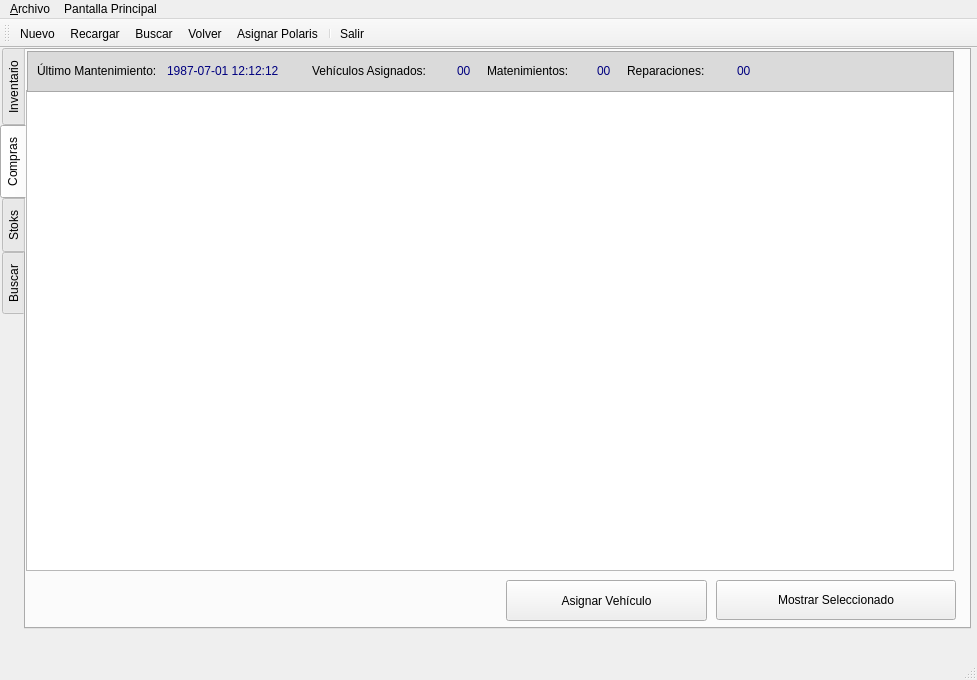
<?xml version="1.0" encoding="UTF-8"?>
<ui version="4.0">
 <class>frmCliente</class>
 <widget class="QMainWindow" name="frmCliente">
  <property name="geometry">
   <rect>
    <x>0</x>
    <y>0</y>
    <width>977</width>
    <height>680</height>
   </rect>
  </property>
  <property name="acceptDrops">
   <bool>true</bool>
  </property>
  <property name="windowTitle">
   <string>Clientes</string>
  </property>
  <property name="windowIcon">
   <iconset resource="polaris.qrc">
    <normaloff>:/Icons/icons/gear.png</normaloff>:/Icons/icons/gear.png</iconset>
  </property>
  <property name="documentMode">
   <bool>false</bool>
  </property>
  <property name="tabShape">
   <enum>QTabWidget::Rounded</enum>
  </property>
  <widget class="QWidget" name="centralwidget">
   <widget class="QTabWidget" name="tab_inventario">
    <property name="geometry">
     <rect>
      <x>0</x>
      <y>0</y>
      <width>971</width>
      <height>581</height>
     </rect>
    </property>
    <property name="toolTip">
     <string notr="true"/>
    </property>
    <property name="styleSheet">
     <string notr="true"/>
    </property>
    <property name="tabPosition">
     <enum>QTabWidget::West</enum>
    </property>
    <property name="currentIndex">
     <number>1</number>
    </property>
    <property name="iconSize">
     <size>
      <width>16</width>
      <height>16</height>
     </size>
    </property>
    <property name="documentMode">
     <bool>false</bool>
    </property>
    <property name="tabsClosable">
     <bool>false</bool>
    </property>
    <property name="movable">
     <bool>true</bool>
    </property>
    <widget class="QWidget" name="tab_formulario">
     <attribute name="icon">
      <iconset resource="polaris.qrc">
       <normaloff>:/Icons/icons/format_list_ordered.png</normaloff>:/Icons/icons/format_list_ordered.png</iconset>
     </attribute>
     <attribute name="title">
      <string>Inventario</string>
     </attribute>
     <widget class="QFrame" name="frame">
      <property name="geometry">
       <rect>
        <x>9</x>
        <y>1</y>
        <width>841</width>
        <height>41</height>
       </rect>
      </property>
      <property name="styleSheet">
       <string notr="true">border-width: 2px;
border-radius: 10px;
border-color: black;
background-color: rgb(173, 173, 173);</string>
      </property>
      <property name="frameShape">
       <enum>QFrame::StyledPanel</enum>
      </property>
      <property name="frameShadow">
       <enum>QFrame::Raised</enum>
      </property>
      <widget class="QLabel" name="lbl_ruca">
       <property name="geometry">
        <rect>
         <x>290</x>
         <y>10</y>
         <width>40</width>
         <height>20</height>
        </rect>
       </property>
       <property name="text">
        <string>RUC:</string>
       </property>
      </widget>
      <widget class="QLabel" name="lbl_fecha_registroa">
       <property name="geometry">
        <rect>
         <x>5</x>
         <y>10</y>
         <width>131</width>
         <height>20</height>
        </rect>
       </property>
       <property name="styleSheet">
        <string notr="true"/>
       </property>
       <property name="text">
        <string>Fecha de Registro:</string>
       </property>
      </widget>
      <widget class="QLabel" name="lbl_fecha_registrob">
       <property name="geometry">
        <rect>
         <x>130</x>
         <y>10</y>
         <width>151</width>
         <height>20</height>
        </rect>
       </property>
       <property name="toolTip">
        <string>Fecha de Registro en el sistema</string>
       </property>
       <property name="text">
        <string>&lt;html&gt;&lt;head/&gt;&lt;body&gt;&lt;p&gt;&lt;span style=&quot; font-style:italic; color:#00007f;&quot;&gt;1987-07-01 12:12:12&lt;/span&gt;&lt;/p&gt;&lt;/body&gt;&lt;/html&gt;</string>
       </property>
      </widget>
      <widget class="QLabel" name="lbl_rucb">
       <property name="geometry">
        <rect>
         <x>320</x>
         <y>10</y>
         <width>120</width>
         <height>20</height>
        </rect>
       </property>
       <property name="toolTip">
        <string>Ruc del cliente</string>
       </property>
       <property name="text">
        <string>&lt;html&gt;&lt;head/&gt;&lt;body&gt;&lt;p&gt;&lt;span style=&quot; color:#00007f;&quot;&gt;1722919725001&lt;/span&gt;&lt;/p&gt;&lt;/body&gt;&lt;/html&gt;</string>
       </property>
      </widget>
      <widget class="QLabel" name="lbl_vehiculosa_2">
       <property name="geometry">
        <rect>
         <x>514</x>
         <y>9</y>
         <width>30</width>
         <height>20</height>
        </rect>
       </property>
       <property name="toolTip">
        <string>Numero de vehiculos del cliente</string>
       </property>
       <property name="text">
        <string>&lt;html&gt;&lt;head/&gt;&lt;body&gt;&lt;p align=&quot;right&quot;&gt;&lt;span style=&quot; color:#00007f;&quot;&gt;00&lt;/span&gt;&lt;/p&gt;&lt;/body&gt;&lt;/html&gt;</string>
       </property>
      </widget>
      <widget class="QLabel" name="lbl_vehiculosa">
       <property name="geometry">
        <rect>
         <x>440</x>
         <y>9</y>
         <width>80</width>
         <height>20</height>
        </rect>
       </property>
       <property name="text">
        <string>Vehículos:</string>
       </property>
      </widget>
      <widget class="QLabel" name="lbl_facturasa">
       <property name="geometry">
        <rect>
         <x>550</x>
         <y>10</y>
         <width>80</width>
         <height>20</height>
        </rect>
       </property>
       <property name="text">
        <string>Facturas:</string>
       </property>
      </widget>
      <widget class="QLabel" name="lbl_facturasa_2">
       <property name="geometry">
        <rect>
         <x>617</x>
         <y>10</y>
         <width>30</width>
         <height>20</height>
        </rect>
       </property>
       <property name="toolTip">
        <string>Numero de facturas del cliente</string>
       </property>
       <property name="text">
        <string>&lt;html&gt;&lt;head/&gt;&lt;body&gt;&lt;p align=&quot;right&quot;&gt;&lt;span style=&quot; color:#00007f;&quot;&gt;00&lt;/span&gt;&lt;/p&gt;&lt;/body&gt;&lt;/html&gt;</string>
       </property>
      </widget>
      <widget class="QLabel" name="lbl_contactoa">
       <property name="geometry">
        <rect>
         <x>660</x>
         <y>10</y>
         <width>80</width>
         <height>20</height>
        </rect>
       </property>
       <property name="text">
        <string>Contacto:</string>
       </property>
      </widget>
      <widget class="QLabel" name="lbl_contactob">
       <property name="geometry">
        <rect>
         <x>740</x>
         <y>10</y>
         <width>91</width>
         <height>20</height>
        </rect>
       </property>
       <property name="toolTip">
        <string>Numero de contacto del cliente</string>
       </property>
       <property name="text">
        <string>&lt;html&gt;&lt;head/&gt;&lt;body&gt;&lt;p&gt;&lt;span style=&quot; color:#00007f;&quot;&gt;09-92936569&lt;/span&gt;&lt;/p&gt;&lt;/body&gt;&lt;/html&gt;</string>
       </property>
      </widget>
     </widget>
     <widget class="QLabel" name="lbl_observaciones">
      <property name="geometry">
       <rect>
        <x>10</x>
        <y>250</y>
        <width>111</width>
        <height>17</height>
       </rect>
      </property>
      <property name="text">
       <string>Observaciones:</string>
      </property>
     </widget>
     <widget class="QPushButton" name="btn_guardar">
      <property name="geometry">
       <rect>
        <x>370</x>
        <y>530</y>
        <width>111</width>
        <height>40</height>
       </rect>
      </property>
      <property name="text">
       <string>Guardar</string>
      </property>
      <property name="icon">
       <iconset resource="polaris.qrc">
        <normaloff>:/Icons/icons/filesave.png</normaloff>:/Icons/icons/filesave.png</iconset>
      </property>
     </widget>
     <widget class="QPushButton" name="btn_cancelar">
      <property name="geometry">
       <rect>
        <x>250</x>
        <y>530</y>
        <width>111</width>
        <height>40</height>
       </rect>
      </property>
      <property name="text">
       <string>Cancelar</string>
      </property>
      <property name="icon">
       <iconset>
        <normaloff>:/Icons/icons/button_cancel.png</normaloff>
        <normalon>:/Icons/icons/mail_delete.png</normalon>:/Icons/icons/button_cancel.png</iconset>
      </property>
     </widget>
     <widget class="QPushButton" name="btn_copiar">
      <property name="geometry">
       <rect>
        <x>130</x>
        <y>530</y>
        <width>111</width>
        <height>40</height>
       </rect>
      </property>
      <property name="text">
       <string>Copiar</string>
      </property>
      <property name="icon">
       <iconset>
        <normaloff>:/Icons/icons/document_multiple.png</normaloff>
        <normalon>:/Icons/icons/editpaste.png</normalon>:/Icons/icons/document_multiple.png</iconset>
      </property>
     </widget>
     <widget class="QPushButton" name="btn_nuevo">
      <property name="geometry">
       <rect>
        <x>10</x>
        <y>530</y>
        <width>111</width>
        <height>40</height>
       </rect>
      </property>
      <property name="text">
       <string>Nuevo</string>
      </property>
      <property name="icon">
       <iconset>
        <normalon>:/Icons/icons/filenew.png</normalon>
       </iconset>
      </property>
     </widget>
     <widget class="QTextEdit" name="rtxt_observaciones">
      <property name="geometry">
       <rect>
        <x>10</x>
        <y>270</y>
        <width>671</width>
        <height>61</height>
       </rect>
      </property>
      <property name="toolTip">
       <string>Sirve para especificar fecha de entrega de factura entre otras</string>
      </property>
     </widget>
     <widget class="QPushButton" name="btn_home">
      <property name="geometry">
       <rect>
        <x>860</x>
        <y>0</y>
        <width>70</width>
        <height>70</height>
       </rect>
      </property>
      <property name="toolTip">
       <string>Regreasar al Panel de Control</string>
      </property>
      <property name="text">
       <string/>
      </property>
      <property name="icon">
       <iconset>
        <normalon>:/Icons/icons/folder_home2.png</normalon>
       </iconset>
      </property>
      <property name="iconSize">
       <size>
        <width>56</width>
        <height>56</height>
       </size>
      </property>
     </widget>
     <widget class="QPushButton" name="btn_primero">
      <property name="geometry">
       <rect>
        <x>17</x>
        <y>50</y>
        <width>41</width>
        <height>41</height>
       </rect>
      </property>
      <property name="toolTip">
       <string comment="Primer Registro">Primer registro</string>
      </property>
      <property name="text">
       <string/>
      </property>
      <property name="icon">
       <iconset>
        <normalon>:/Icons/icons/start.png</normalon>
       </iconset>
      </property>
      <property name="iconSize">
       <size>
        <width>32</width>
        <height>32</height>
       </size>
      </property>
      <property name="autoDefault">
       <bool>false</bool>
      </property>
      <property name="default">
       <bool>false</bool>
      </property>
      <property name="flat">
       <bool>true</bool>
      </property>
     </widget>
     <widget class="QPushButton" name="btn_anterior">
      <property name="geometry">
       <rect>
        <x>67</x>
        <y>50</y>
        <width>41</width>
        <height>41</height>
       </rect>
      </property>
      <property name="toolTip">
       <string>Registro anterior</string>
      </property>
      <property name="text">
       <string/>
      </property>
      <property name="icon">
       <iconset>
        <normalon>:/Icons/icons/previous.png</normalon>
       </iconset>
      </property>
      <property name="iconSize">
       <size>
        <width>32</width>
        <height>32</height>
       </size>
      </property>
      <property name="autoDefault">
       <bool>false</bool>
      </property>
      <property name="default">
       <bool>false</bool>
      </property>
      <property name="flat">
       <bool>true</bool>
      </property>
     </widget>
     <widget class="QPushButton" name="btn_siguiente">
      <property name="geometry">
       <rect>
        <x>157</x>
        <y>50</y>
        <width>41</width>
        <height>41</height>
       </rect>
      </property>
      <property name="toolTip">
       <string>Siguiente registro</string>
      </property>
      <property name="text">
       <string/>
      </property>
      <property name="icon">
       <iconset>
        <normalon>:/Icons/icons/forward.png</normalon>
       </iconset>
      </property>
      <property name="iconSize">
       <size>
        <width>32</width>
        <height>32</height>
       </size>
      </property>
      <property name="autoDefault">
       <bool>false</bool>
      </property>
      <property name="default">
       <bool>false</bool>
      </property>
      <property name="flat">
       <bool>true</bool>
      </property>
     </widget>
     <widget class="QPushButton" name="btn_ultimo">
      <property name="geometry">
       <rect>
        <x>207</x>
        <y>50</y>
        <width>41</width>
        <height>41</height>
       </rect>
      </property>
      <property name="toolTip">
       <string>Último Registro</string>
      </property>
      <property name="text">
       <string/>
      </property>
      <property name="icon">
       <iconset>
        <normalon>:/Icons/icons/finish.png</normalon>
       </iconset>
      </property>
      <property name="iconSize">
       <size>
        <width>32</width>
        <height>32</height>
       </size>
      </property>
      <property name="autoDefault">
       <bool>false</bool>
      </property>
      <property name="default">
       <bool>false</bool>
      </property>
      <property name="flat">
       <bool>true</bool>
      </property>
     </widget>
     <widget class="QPushButton" name="btn_recargar">
      <property name="geometry">
       <rect>
        <x>117</x>
        <y>50</y>
        <width>41</width>
        <height>41</height>
       </rect>
      </property>
      <property name="toolTip">
       <string>Recargar</string>
      </property>
      <property name="text">
       <string/>
      </property>
      <property name="icon">
       <iconset>
        <normalon>:/Icons/icons/reload.png</normalon>
       </iconset>
      </property>
      <property name="iconSize">
       <size>
        <width>40</width>
        <height>40</height>
       </size>
      </property>
      <property name="autoDefault">
       <bool>false</bool>
      </property>
      <property name="default">
       <bool>false</bool>
      </property>
      <property name="flat">
       <bool>true</bool>
      </property>
     </widget>
     <widget class="QFrame" name="frame_2">
      <property name="geometry">
       <rect>
        <x>9</x>
        <y>50</y>
        <width>251</width>
        <height>40</height>
       </rect>
      </property>
      <property name="styleSheet">
       <string notr="true">border-width: 2px;
border-radius: 10px;
border-color: black;
background-color: rgb(173, 173, 173);</string>
      </property>
      <property name="frameShape">
       <enum>QFrame::StyledPanel</enum>
      </property>
      <property name="frameShadow">
       <enum>QFrame::Raised</enum>
      </property>
     </widget>
     <widget class="QPushButton" name="btn_eliminar">
      <property name="geometry">
       <rect>
        <x>820</x>
        <y>530</y>
        <width>111</width>
        <height>40</height>
       </rect>
      </property>
      <property name="styleSheet">
       <string notr="true">color: rgb(255, 0, 0);

</string>
      </property>
      <property name="text">
       <string>Eliminar</string>
      </property>
      <property name="icon">
       <iconset>
        <normaloff>:/Icons/icons/button_cancel.png</normaloff>
        <normalon>:/Icons/icons/user_trash.png</normalon>:/Icons/icons/button_cancel.png</iconset>
      </property>
     </widget>
     <widget class="QLabel" name="lbl_nombre">
      <property name="geometry">
       <rect>
        <x>181</x>
        <y>100</y>
        <width>101</width>
        <height>17</height>
       </rect>
      </property>
      <property name="text">
       <string>Descripcion</string>
      </property>
     </widget>
     <widget class="QLineEdit" name="txt_nombre">
      <property name="geometry">
       <rect>
        <x>130</x>
        <y>120</y>
        <width>550</width>
        <height>27</height>
       </rect>
      </property>
      <property name="toolTip">
       <string>Ingrese el nombre del cliente</string>
      </property>
     </widget>
     <widget class="QLabel" name="lbl_ruc">
      <property name="geometry">
       <rect>
        <x>10</x>
        <y>100</y>
        <width>101</width>
        <height>17</height>
       </rect>
      </property>
      <property name="text">
       <string>Código</string>
      </property>
     </widget>
     <widget class="QLineEdit" name="txt_ruc">
      <property name="geometry">
       <rect>
        <x>10</x>
        <y>120</y>
        <width>110</width>
        <height>27</height>
       </rect>
      </property>
      <property name="toolTip">
       <string>Ingrese numero de ruc del cliente</string>
      </property>
      <property name="styleSheet">
       <string notr="true">background-color: rgb(224, 234, 255);</string>
      </property>
     </widget>
     <widget class="QLabel" name="lbl_email">
      <property name="geometry">
       <rect>
        <x>690</x>
        <y>150</y>
        <width>101</width>
        <height>16</height>
       </rect>
      </property>
      <property name="text">
       <string>Email:</string>
      </property>
     </widget>
     <widget class="QLineEdit" name="txt_email">
      <property name="geometry">
       <rect>
        <x>690</x>
        <y>170</y>
        <width>191</width>
        <height>26</height>
       </rect>
      </property>
      <property name="toolTip">
       <string>Ingrese email del cliente</string>
      </property>
     </widget>
     <widget class="QLineEdit" name="txt_direccion">
      <property name="geometry">
       <rect>
        <x>10</x>
        <y>170</y>
        <width>671</width>
        <height>26</height>
       </rect>
      </property>
      <property name="toolTip">
       <string>Ingrese direccion del cliente</string>
      </property>
     </widget>
     <widget class="QLabel" name="lbl_direccion">
      <property name="geometry">
       <rect>
        <x>11</x>
        <y>150</y>
        <width>101</width>
        <height>16</height>
       </rect>
      </property>
      <property name="text">
       <string>Dirección:</string>
      </property>
     </widget>
     <widget class="QLabel" name="lbl_telefono">
      <property name="geometry">
       <rect>
        <x>12</x>
        <y>200</y>
        <width>101</width>
        <height>16</height>
       </rect>
      </property>
      <property name="text">
       <string>Teléfono:</string>
      </property>
     </widget>
     <widget class="QLineEdit" name="txt_telefono">
      <property name="geometry">
       <rect>
        <x>9</x>
        <y>220</y>
        <width>163</width>
        <height>26</height>
       </rect>
      </property>
      <property name="toolTip">
       <string>Ingrese numero del cliente</string>
      </property>
     </widget>
     <widget class="QLabel" name="lbl_clientes_gelvs">
      <property name="geometry">
       <rect>
        <x>360</x>
        <y>50</y>
        <width>191</width>
        <height>31</height>
       </rect>
      </property>
      <property name="toolTip">
       <string/>
      </property>
      <property name="text">
       <string>&lt;html&gt;&lt;head/&gt;&lt;body&gt;&lt;p align=&quot;center&quot;&gt;&lt;span style=&quot; font-size:16pt; font-weight:600; color:#005500;&quot;&gt;Inventario&lt;/span&gt;&lt;/p&gt;&lt;/body&gt;&lt;/html&gt;</string>
      </property>
     </widget>
     <widget class="QComboBox" name="cmb_contacto">
      <property name="geometry">
       <rect>
        <x>689</x>
        <y>121</y>
        <width>190</width>
        <height>27</height>
       </rect>
      </property>
      <property name="toolTip">
       <string>Contactos</string>
      </property>
      <item>
       <property name="text">
        <string>Eduardo Villota</string>
       </property>
      </item>
     </widget>
     <widget class="QLabel" name="lbl_contacto">
      <property name="geometry">
       <rect>
        <x>689</x>
        <y>101</y>
        <width>81</width>
        <height>17</height>
       </rect>
      </property>
      <property name="text">
       <string>Contacto:</string>
      </property>
     </widget>
     <widget class="QPushButton" name="btn_buscar_contacto">
      <property name="geometry">
       <rect>
        <x>880</x>
        <y>121</y>
        <width>51</width>
        <height>27</height>
       </rect>
      </property>
      <property name="toolTip">
       <string>Ver o buscar un contacto</string>
      </property>
      <property name="text">
       <string/>
      </property>
      <property name="icon">
       <iconset resource="polaris.qrc">
        <normaloff>:/Icons/icons/edit_find.png</normaloff>:/Icons/icons/edit_find.png</iconset>
      </property>
     </widget>
     <widget class="QLabel" name="label_20">
      <property name="geometry">
       <rect>
        <x>1380</x>
        <y>450</y>
        <width>101</width>
        <height>17</height>
       </rect>
      </property>
      <property name="text">
       <string>Email:</string>
      </property>
     </widget>
     <widget class="QLabel" name="lbl_fax">
      <property name="geometry">
       <rect>
        <x>183</x>
        <y>200</y>
        <width>101</width>
        <height>16</height>
       </rect>
      </property>
      <property name="text">
       <string>Fax:</string>
      </property>
     </widget>
     <widget class="QLineEdit" name="txt_fax">
      <property name="geometry">
       <rect>
        <x>180</x>
        <y>220</y>
        <width>163</width>
        <height>26</height>
       </rect>
      </property>
      <property name="toolTip">
       <string>Ingrese el fax del cliente</string>
      </property>
     </widget>
     <widget class="QLabel" name="lbl_provincia">
      <property name="geometry">
       <rect>
        <x>354</x>
        <y>200</y>
        <width>81</width>
        <height>16</height>
       </rect>
      </property>
      <property name="text">
       <string>Provincia:</string>
      </property>
     </widget>
     <widget class="QComboBox" name="cmb_provincia">
      <property name="geometry">
       <rect>
        <x>354</x>
        <y>220</y>
        <width>160</width>
        <height>26</height>
       </rect>
      </property>
      <property name="toolTip">
       <string>Provincias</string>
      </property>
      <item>
       <property name="text">
        <string>Bolivar</string>
       </property>
      </item>
      <item>
       <property name="text">
        <string>Cañar</string>
       </property>
      </item>
      <item>
       <property name="text">
        <string>Chimborazo</string>
       </property>
      </item>
      <item>
       <property name="text">
        <string>Cotopaxi</string>
       </property>
      </item>
      <item>
       <property name="text">
        <string>Guayas</string>
       </property>
      </item>
      <item>
       <property name="text">
        <string>Loja</string>
       </property>
      </item>
      <item>
       <property name="text">
        <string>Pichincha</string>
       </property>
      </item>
      <item>
       <property name="text">
        <string>Santo Domingo</string>
       </property>
      </item>
      <item>
       <property name="text">
        <string>Tungurahua</string>
       </property>
      </item>
     </widget>
     <widget class="QLineEdit" name="txt_cuidad">
      <property name="geometry">
       <rect>
        <x>520</x>
        <y>220</y>
        <width>163</width>
        <height>26</height>
       </rect>
      </property>
      <property name="toolTip">
       <string>Ingresar cuidad </string>
      </property>
     </widget>
     <widget class="QLabel" name="lbl_cuidad">
      <property name="geometry">
       <rect>
        <x>522</x>
        <y>200</y>
        <width>104</width>
        <height>16</height>
       </rect>
      </property>
      <property name="text">
       <string>Ciudad:</string>
      </property>
     </widget>
     <widget class="QLabel" name="label_asignar_vehiculos">
      <property name="geometry">
       <rect>
        <x>690</x>
        <y>200</y>
        <width>140</width>
        <height>16</height>
       </rect>
      </property>
      <property name="text">
       <string>Asignar Vehículos:</string>
      </property>
     </widget>
     <zorder>frame_2</zorder>
     <zorder>btn_siguiente</zorder>
     <zorder>btn_recargar</zorder>
     <zorder>btn_primero</zorder>
     <zorder>btn_anterior</zorder>
     <zorder>btn_ultimo</zorder>
     <zorder>frame</zorder>
     <zorder>lbl_observaciones</zorder>
     <zorder>btn_guardar</zorder>
     <zorder>btn_cancelar</zorder>
     <zorder>btn_copiar</zorder>
     <zorder>btn_nuevo</zorder>
     <zorder>rtxt_observaciones</zorder>
     <zorder>btn_home</zorder>
     <zorder>btn_eliminar</zorder>
     <zorder>lbl_nombre</zorder>
     <zorder>txt_nombre</zorder>
     <zorder>lbl_ruc</zorder>
     <zorder>txt_ruc</zorder>
     <zorder>lbl_email</zorder>
     <zorder>txt_email</zorder>
     <zorder>txt_direccion</zorder>
     <zorder>lbl_direccion</zorder>
     <zorder>lbl_telefono</zorder>
     <zorder>txt_telefono</zorder>
     <zorder>lbl_clientes_gelvs</zorder>
     <zorder>cmb_contacto</zorder>
     <zorder>lbl_contacto</zorder>
     <zorder>btn_buscar_contacto</zorder>
     <zorder>label_20</zorder>
     <zorder>lbl_fax</zorder>
     <zorder>txt_fax</zorder>
     <zorder>lbl_provincia</zorder>
     <zorder>cmb_provincia</zorder>
     <zorder>txt_cuidad</zorder>
     <zorder>lbl_cuidad</zorder>
     <zorder>label_asignar_vehiculos</zorder>
    </widget>
    <widget class="QWidget" name="tab">
     <attribute name="icon">
      <iconset resource="polaris.qrc">
       <normaloff>:/Icons/icons/compras.png</normaloff>:/Icons/icons/compras.png</iconset>
     </attribute>
     <attribute name="title">
      <string>Compras</string>
     </attribute>
     <widget class="QPushButton" name="btn_monstrar_seleccionados">
      <property name="geometry">
       <rect>
        <x>690</x>
        <y>530</y>
        <width>240</width>
        <height>40</height>
       </rect>
      </property>
      <property name="text">
       <string>Mostrar Seleccionado</string>
      </property>
      <property name="icon">
       <iconset>
        <normalon>:/Icons/icons/apply.png</normalon>
       </iconset>
      </property>
     </widget>
     <widget class="QTableWidget" name="tbl_vehiculos">
      <property name="geometry">
       <rect>
        <x>0</x>
        <y>40</y>
        <width>928</width>
        <height>481</height>
       </rect>
      </property>
      <property name="toolTip">
       <string>Resultados Búsqueda</string>
      </property>
     </widget>
     <widget class="QFrame" name="frame_3">
      <property name="geometry">
       <rect>
        <x>1</x>
        <y>1</y>
        <width>927</width>
        <height>41</height>
       </rect>
      </property>
      <property name="styleSheet">
       <string notr="true">background-color: rgb(218, 218, 218);</string>
      </property>
      <property name="frameShape">
       <enum>QFrame::StyledPanel</enum>
      </property>
      <property name="frameShadow">
       <enum>QFrame::Raised</enum>
      </property>
      <widget class="QLabel" name="lbl_ultimo_mantenimientoa">
       <property name="geometry">
        <rect>
         <x>10</x>
         <y>10</y>
         <width>131</width>
         <height>20</height>
        </rect>
       </property>
       <property name="text">
        <string>Último Mantenimiento:</string>
       </property>
      </widget>
      <widget class="QLabel" name="lbl_ultimo_mantenimientob">
       <property name="geometry">
        <rect>
         <x>140</x>
         <y>10</y>
         <width>151</width>
         <height>20</height>
        </rect>
       </property>
       <property name="toolTip">
        <string>Fecha de Registro en el sistema</string>
       </property>
       <property name="text">
        <string>&lt;html&gt;&lt;head/&gt;&lt;body&gt;&lt;p&gt;&lt;span style=&quot; color:#00007f;&quot;&gt;1987-07-01 12:12:12&lt;/span&gt;&lt;/p&gt;&lt;/body&gt;&lt;/html&gt;</string>
       </property>
      </widget>
      <widget class="QLabel" name="lbl_vehiculos_asignadosa">
       <property name="geometry">
        <rect>
         <x>285</x>
         <y>10</y>
         <width>140</width>
         <height>20</height>
        </rect>
       </property>
       <property name="text">
        <string>Vehículos Asignados:</string>
       </property>
      </widget>
      <widget class="QLabel" name="lbl_vehiculos_asignadosb">
       <property name="geometry">
        <rect>
         <x>430</x>
         <y>10</y>
         <width>40</width>
         <height>20</height>
        </rect>
       </property>
       <property name="toolTip">
        <string>Fecha de Registro en el sistema</string>
       </property>
       <property name="text">
        <string>&lt;html&gt;&lt;head/&gt;&lt;body&gt;&lt;p&gt;&lt;span style=&quot; color:#00007f;&quot;&gt;00&lt;/span&gt;&lt;/p&gt;&lt;/body&gt;&lt;/html&gt;</string>
       </property>
      </widget>
      <widget class="QLabel" name="lbl_mantenimientosb">
       <property name="geometry">
        <rect>
         <x>570</x>
         <y>10</y>
         <width>40</width>
         <height>20</height>
        </rect>
       </property>
       <property name="toolTip">
        <string>Fecha de Registro en el sistema</string>
       </property>
       <property name="text">
        <string>&lt;html&gt;&lt;head/&gt;&lt;body&gt;&lt;p&gt;&lt;span style=&quot; color:#00007f;&quot;&gt;00&lt;/span&gt;&lt;/p&gt;&lt;/body&gt;&lt;/html&gt;</string>
       </property>
      </widget>
      <widget class="QLabel" name="lbl_mantenimientosa">
       <property name="geometry">
        <rect>
         <x>460</x>
         <y>10</y>
         <width>110</width>
         <height>20</height>
        </rect>
       </property>
       <property name="text">
        <string>Matenimientos:</string>
       </property>
      </widget>
      <widget class="QLabel" name="lbl_reparacionesb">
       <property name="geometry">
        <rect>
         <x>710</x>
         <y>10</y>
         <width>40</width>
         <height>20</height>
        </rect>
       </property>
       <property name="toolTip">
        <string>Fecha de Registro en el sistema</string>
       </property>
       <property name="text">
        <string>&lt;html&gt;&lt;head/&gt;&lt;body&gt;&lt;p&gt;&lt;span style=&quot; color:#00007f;&quot;&gt;00&lt;/span&gt;&lt;/p&gt;&lt;/body&gt;&lt;/html&gt;</string>
       </property>
      </widget>
      <widget class="QLabel" name="lbl_reparacionesa">
       <property name="geometry">
        <rect>
         <x>600</x>
         <y>10</y>
         <width>110</width>
         <height>20</height>
        </rect>
       </property>
       <property name="text">
        <string>Reparaciones:</string>
       </property>
      </widget>
     </widget>
     <widget class="QPushButton" name="btn_asignar_vehiculos">
      <property name="geometry">
       <rect>
        <x>480</x>
        <y>530</y>
        <width>201</width>
        <height>41</height>
       </rect>
      </property>
      <property name="toolTip">
       <string>Ver mantenimientos realizados</string>
      </property>
      <property name="text">
       <string>Asignar Vehículo</string>
      </property>
      <property name="icon">
       <iconset resource="polaris.qrc">
        <normaloff>:/Icons/icons/polaris.png</normaloff>:/Icons/icons/polaris.png</iconset>
      </property>
      <property name="iconSize">
       <size>
        <width>20</width>
        <height>20</height>
       </size>
      </property>
     </widget>
     <zorder>tbl_vehiculos</zorder>
     <zorder>frame_3</zorder>
     <zorder>btn_asignar_vehiculos</zorder>
     <zorder>btn_monstrar_seleccionados</zorder>
    </widget>
    <widget class="QWidget" name="tab_2">
     <attribute name="icon">
      <iconset resource="polaris.qrc">
       <normaloff>:/Icons/icons/stock.png</normaloff>:/Icons/icons/stock.png</iconset>
     </attribute>
     <attribute name="title">
      <string>Stoks</string>
     </attribute>
     <widget class="QPushButton" name="btn_monstrar_3">
      <property name="geometry">
       <rect>
        <x>690</x>
        <y>351</y>
        <width>240</width>
        <height>40</height>
       </rect>
      </property>
      <property name="text">
       <string>Mostrar Seleccionado</string>
      </property>
      <property name="icon">
       <iconset>
        <normalon>:/Icons/icons/apply.png</normalon>
       </iconset>
      </property>
     </widget>
     <widget class="QFrame" name="frame_4">
      <property name="geometry">
       <rect>
        <x>1</x>
        <y>1</y>
        <width>927</width>
        <height>41</height>
       </rect>
      </property>
      <property name="styleSheet">
       <string notr="true">background-color: rgb(218, 218, 218);</string>
      </property>
      <property name="frameShape">
       <enum>QFrame::StyledPanel</enum>
      </property>
      <property name="frameShadow">
       <enum>QFrame::Raised</enum>
      </property>
      <widget class="QLabel" name="lbl_ultima_facturaa">
       <property name="geometry">
        <rect>
         <x>10</x>
         <y>10</y>
         <width>111</width>
         <height>20</height>
        </rect>
       </property>
       <property name="text">
        <string>Última Factura:</string>
       </property>
      </widget>
      <widget class="QLabel" name="lbl_ultima_facturab">
       <property name="geometry">
        <rect>
         <x>120</x>
         <y>10</y>
         <width>151</width>
         <height>20</height>
        </rect>
       </property>
       <property name="toolTip">
        <string>Fecha de Registro en el sistema</string>
       </property>
       <property name="text">
        <string>&lt;html&gt;&lt;head/&gt;&lt;body&gt;&lt;p&gt;&lt;span style=&quot; color:#00007f;&quot;&gt;1987-07-01 12:12:12&lt;/span&gt;&lt;/p&gt;&lt;/body&gt;&lt;/html&gt;</string>
       </property>
      </widget>
      <widget class="QLabel" name="lbl_facturas_emitidasa">
       <property name="geometry">
        <rect>
         <x>265</x>
         <y>10</y>
         <width>130</width>
         <height>20</height>
        </rect>
       </property>
       <property name="text">
        <string>Facturas Emitidas:</string>
       </property>
      </widget>
      <widget class="QLabel" name="lbl_facturas_emitidasb">
       <property name="geometry">
        <rect>
         <x>400</x>
         <y>10</y>
         <width>40</width>
         <height>20</height>
        </rect>
       </property>
       <property name="toolTip">
        <string>Fecha de Registro en el sistema</string>
       </property>
       <property name="text">
        <string>&lt;html&gt;&lt;head/&gt;&lt;body&gt;&lt;p&gt;&lt;span style=&quot; color:#00007f;&quot;&gt;00&lt;/span&gt;&lt;/p&gt;&lt;/body&gt;&lt;/html&gt;</string>
       </property>
      </widget>
      <widget class="QLabel" name="lbl_contactoob">
       <property name="geometry">
        <rect>
         <x>500</x>
         <y>10</y>
         <width>110</width>
         <height>20</height>
        </rect>
       </property>
       <property name="toolTip">
        <string>Fecha de Registro en el sistema</string>
       </property>
       <property name="text">
        <string>&lt;html&gt;&lt;head/&gt;&lt;body&gt;&lt;p&gt;&lt;span style=&quot; color:#00007f;&quot;&gt;Eduardo Villota&lt;/span&gt;&lt;/p&gt;&lt;/body&gt;&lt;/html&gt;</string>
       </property>
      </widget>
      <widget class="QLabel" name="lbl_contactooa">
       <property name="geometry">
        <rect>
         <x>430</x>
         <y>10</y>
         <width>71</width>
         <height>20</height>
        </rect>
       </property>
       <property name="text">
        <string>Contacto:</string>
       </property>
      </widget>
      <widget class="QLabel" name="lbl_telefonoa">
       <property name="geometry">
        <rect>
         <x>620</x>
         <y>10</y>
         <width>70</width>
         <height>20</height>
        </rect>
       </property>
       <property name="text">
        <string>Teléfono:</string>
       </property>
      </widget>
      <widget class="QLabel" name="lbl_telefonob">
       <property name="geometry">
        <rect>
         <x>690</x>
         <y>10</y>
         <width>110</width>
         <height>20</height>
        </rect>
       </property>
       <property name="toolTip">
        <string>Fecha de Registro en el sistema</string>
       </property>
       <property name="text">
        <string>&lt;html&gt;&lt;head/&gt;&lt;body&gt;&lt;p&gt;&lt;span style=&quot; color:#00007f;&quot;&gt;00&lt;/span&gt;&lt;/p&gt;&lt;/body&gt;&lt;/html&gt;</string>
       </property>
      </widget>
     </widget>
     <widget class="QPushButton" name="btn_mantenimientos_4">
      <property name="geometry">
       <rect>
        <x>480</x>
        <y>351</y>
        <width>201</width>
        <height>41</height>
       </rect>
      </property>
      <property name="toolTip">
       <string>Ver mantenimientos realizados</string>
      </property>
      <property name="text">
       <string>Asignar Vehículo</string>
      </property>
      <property name="icon">
       <iconset resource="polaris.qrc">
        <normaloff>:/Icons/icons/polaris.png</normaloff>:/Icons/icons/polaris.png</iconset>
      </property>
      <property name="iconSize">
       <size>
        <width>20</width>
        <height>20</height>
       </size>
      </property>
     </widget>
     <widget class="QTableWidget" name="tbl_facturas">
      <property name="geometry">
       <rect>
        <x>1</x>
        <y>46</y>
        <width>928</width>
        <height>301</height>
       </rect>
      </property>
      <property name="toolTip">
       <string>Resultados Búsqueda</string>
      </property>
     </widget>
    </widget>
    <widget class="QWidget" name="tab_buscar">
     <attribute name="icon">
      <iconset>
       <normalon>:/Icons/icons/find.png</normalon>
      </iconset>
     </attribute>
     <attribute name="title">
      <string>Buscar</string>
     </attribute>
     <widget class="QTableWidget" name="tbl_buscar">
      <property name="geometry">
       <rect>
        <x>7</x>
        <y>60</y>
        <width>921</width>
        <height>461</height>
       </rect>
      </property>
      <property name="toolTip">
       <string>Resultados Búsqueda</string>
      </property>
     </widget>
     <widget class="QLineEdit" name="txt_criterio">
      <property name="geometry">
       <rect>
        <x>348</x>
        <y>26</y>
        <width>301</width>
        <height>27</height>
       </rect>
      </property>
      <property name="toolTip">
       <string>Ingrese un criterio de búsqueda basado en el operador</string>
      </property>
     </widget>
     <widget class="QComboBox" name="cmb_columna">
      <property name="geometry">
       <rect>
        <x>6</x>
        <y>26</y>
        <width>171</width>
        <height>27</height>
       </rect>
      </property>
      <property name="toolTip">
       <string>Seleccione una columna por la que desea buscar</string>
      </property>
     </widget>
     <widget class="QComboBox" name="cmb_operador">
      <property name="geometry">
       <rect>
        <x>188</x>
        <y>26</y>
        <width>149</width>
        <height>27</height>
       </rect>
      </property>
      <item>
       <property name="text">
        <string>Es Igual a...</string>
       </property>
      </item>
      <item>
       <property name="text">
        <string>Contiene...</string>
       </property>
      </item>
      <item>
       <property name="text">
        <string>Empieza Con...</string>
       </property>
      </item>
      <item>
       <property name="text">
        <string>Termina en...</string>
       </property>
      </item>
      <item>
       <property name="text">
        <string>No tiene...</string>
       </property>
      </item>
      <item>
       <property name="text">
        <string>Diferente de...</string>
       </property>
      </item>
     </widget>
     <widget class="QLabel" name="lbl_columna">
      <property name="geometry">
       <rect>
        <x>8</x>
        <y>6</y>
        <width>93</width>
        <height>17</height>
       </rect>
      </property>
      <property name="text">
       <string>Columna:</string>
      </property>
     </widget>
     <widget class="QLabel" name="lbl_operador">
      <property name="geometry">
       <rect>
        <x>191</x>
        <y>6</y>
        <width>79</width>
        <height>17</height>
       </rect>
      </property>
      <property name="text">
       <string>Operador:</string>
      </property>
     </widget>
     <widget class="QLabel" name="lbl_criterio">
      <property name="geometry">
       <rect>
        <x>350</x>
        <y>6</y>
        <width>101</width>
        <height>17</height>
       </rect>
      </property>
      <property name="text">
       <string>Criterio:</string>
      </property>
     </widget>
     <widget class="QPushButton" name="btn_buscar">
      <property name="geometry">
       <rect>
        <x>659</x>
        <y>16</y>
        <width>111</width>
        <height>40</height>
       </rect>
      </property>
      <property name="text">
       <string>Buscar</string>
      </property>
      <property name="icon">
       <iconset>
        <normalon>:/Icons/icons/kfind.png</normalon>
       </iconset>
      </property>
     </widget>
     <widget class="QPushButton" name="btn_mostrar">
      <property name="geometry">
       <rect>
        <x>690</x>
        <y>530</y>
        <width>240</width>
        <height>40</height>
       </rect>
      </property>
      <property name="text">
       <string>Mostrar</string>
      </property>
      <property name="icon">
       <iconset>
        <normalon>:/Icons/icons/apply.png</normalon>
       </iconset>
      </property>
     </widget>
    </widget>
   </widget>
  </widget>
  <widget class="QMenuBar" name="menubar">
   <property name="geometry">
    <rect>
     <x>0</x>
     <y>0</y>
     <width>977</width>
     <height>25</height>
    </rect>
   </property>
   <property name="nativeMenuBar">
    <bool>true</bool>
   </property>
   <widget class="QMenu" name="menuArchivo">
    <property name="title">
     <string>&amp;Archivo</string>
    </property>
    <addaction name="actionNuevo"/>
    <addaction name="actionRecargar"/>
    <addaction name="action_Buscar"/>
    <addaction name="separator"/>
    <addaction name="action_Salir"/>
    <addaction name="separator"/>
   </widget>
   <widget class="QMenu" name="menuPantalla_Principal">
    <property name="title">
     <string>Pantalla Principal</string>
    </property>
    <addaction name="action_Volver"/>
   </widget>
   <addaction name="menuArchivo"/>
   <addaction name="menuPantalla_Principal"/>
  </widget>
  <widget class="QStatusBar" name="statusbar"/>
  <widget class="QToolBar" name="toolBar">
   <property name="windowTitle">
    <string>toolBar</string>
   </property>
   <attribute name="toolBarArea">
    <enum>TopToolBarArea</enum>
   </attribute>
   <attribute name="toolBarBreak">
    <bool>false</bool>
   </attribute>
   <addaction name="actionNuevo"/>
   <addaction name="actionRecargar"/>
   <addaction name="action_Buscar"/>
   <addaction name="action_Volver"/>
   <addaction name="actionAsignar_Polaris"/>
   <addaction name="separator"/>
   <addaction name="action_Salir"/>
  </widget>
  <action name="actionNuevo">
   <property name="icon">
    <iconset>
     <normalon>:/Icons/icons/accessories_text_editor.png</normalon>
    </iconset>
   </property>
   <property name="text">
    <string>&amp;Nuevo</string>
   </property>
   <property name="toolTip">
    <string>Nuevo</string>
   </property>
   <property name="shortcut">
    <string>Ctrl+N</string>
   </property>
  </action>
  <action name="action_Salir">
   <property name="icon">
    <iconset>
     <normalon>:/Icons/icons/exit.png</normalon>
    </iconset>
   </property>
   <property name="text">
    <string>&amp;Salir</string>
   </property>
   <property name="toolTip">
    <string>Salir</string>
   </property>
   <property name="shortcut">
    <string>Ctrl+S</string>
   </property>
  </action>
  <action name="action_Buscar">
   <property name="icon">
    <iconset>
     <normalon>:/Icons/icons/kfind.png</normalon>
    </iconset>
   </property>
   <property name="text">
    <string>&amp;Buscar</string>
   </property>
   <property name="toolTip">
    <string>Buscar</string>
   </property>
   <property name="shortcut">
    <string>Ctrl+B</string>
   </property>
  </action>
  <action name="action_Volver">
   <property name="icon">
    <iconset>
     <normalon>:/Icons/icons/folder_home2.png</normalon>
    </iconset>
   </property>
   <property name="text">
    <string>&amp;Volver</string>
   </property>
   <property name="toolTip">
    <string>Panel de Control</string>
   </property>
   <property name="shortcut">
    <string>F10</string>
   </property>
  </action>
  <action name="actionRecargar">
   <property name="icon">
    <iconset>
     <normalon>:/Icons/icons/reload.png</normalon>
    </iconset>
   </property>
   <property name="text">
    <string>&amp;Recargar</string>
   </property>
   <property name="toolTip">
    <string>Recargar</string>
   </property>
   <property name="shortcut">
    <string>F5</string>
   </property>
  </action>
  <action name="actionAsignar_Polaris">
   <property name="icon">
    <iconset>
     <normalon>:/Icons/icons/polaris.png</normalon>
    </iconset>
   </property>
   <property name="text">
    <string>Asignar Polaris</string>
   </property>
   <property name="toolTip">
    <string>Asigna un vehículo a este cliente</string>
   </property>
   <property name="shortcut">
    <string>Ctrl+A</string>
   </property>
  </action>
 </widget>
 <tabstops>
  <tabstop>tab_inventario</tabstop>
 </tabstops>
 <resources>
  <include location="polaris.qrc"/>
 </resources>
 <connections/>
</ui>
